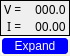
    <widget class="QWidget" name="layoutWidget_5">
     <property name="geometry">
      <rect>
       <x>1150</x>
       <y>360</y>
       <width>99</width>
       <height>85</height>
      </rect>
     </property>
     <layout class="QVBoxLayout" name="verticalLayout_16" stretch="0,0">
      <property name="spacing">
       <number>0</number>
      </property>
      <property name="sizeConstraint">
       <enum>QLayout::SetFixedSize</enum>
      </property>
      <property name="leftMargin">
       <number>0</number>
      </property>
      <property name="topMargin">
       <number>0</number>
      </property>
      <property name="rightMargin">
       <number>0</number>
      </property>
      <property name="bottomMargin">
       <number>0</number>
      </property>
      <item>
       <widget class="QFrame" name="frame_5">
        <property name="frameShape">
         <enum>QFrame::Panel</enum>
        </property>
        <layout class="QHBoxLayout" name="horizontalLayout_6">
         <property name="spacing">
          <number>0</number>
         </property>
         <property name="leftMargin">
          <number>0</number>
         </property>
         <property name="topMargin">
          <number>0</number>
         </property>
         <property name="rightMargin">
          <number>0</number>
         </property>
         <property name="bottomMargin">
          <number>0</number>
         </property>
         <item>
          <layout class="QVBoxLayout" name="verticalLayout_17">
           <item>
            <widget class="QLabel" name="label_33">
             <property name="font">
              <font>
               <family>Inter UI</family>
               <pointsize>9</pointsize>
              </font>
             </property>
             <property name="text">
              <string> V =</string>
             </property>
            </widget>
           </item>
           <item>
            <widget class="QLabel" name="label_34">
             <property name="font">
              <font>
               <family>Inter UI</family>
               <pointsize>9</pointsize>
              </font>
             </property>
             <property name="text">
              <string>  I =</string>
             </property>
            </widget>
           </item>
          </layout>
         </item>
         <item>
          <layout class="QVBoxLayout" name="verticalLayout_18">
           <item>
            <widget class="QLabel" name="label_35">
             <property name="font">
              <font>
               <family>Inter UI Medium</family>
               <pointsize>9</pointsize>
              </font>
             </property>
             <property name="text">
              <string> 000.0 </string>
             </property>
            </widget>
           </item>
           <item>
            <widget class="QLabel" name="label_36">
             <property name="font">
              <font>
               <family>Inter UI Medium</family>
               <pointsize>9</pointsize>
              </font>
             </property>
             <property name="text">
              <string> 00.00 </string>
             </property>
            </widget>
           </item>
          </layout>
         </item>
        </layout>
       </widget>
      </item>
      <item>
       <widget class="QPushButton" name="pushButton_141">
        <property name="minimumSize">
         <size>
          <width>70</width>
          <height>20</height>
         </size>
        </property>
        <property name="maximumSize">
         <size>
          <width>80</width>
          <height>20</height>
         </size>
        </property>
        <property name="sizeIncrement">
         <size>
          <width>1</width>
          <height>1</height>
         </size>
        </property>
        <property name="styleSheet">
         <string notr="true">#pushButton_141{
background-color: blue;
border-style: outset;
border-radius: 5px;
border-width:2px;
border-color:beige;
font-size:12px;
font-weight:100;
color: white;

padding:2px;

}
#pushButton_141:pressed{
	background-color: #ff8c00;
}</string>
        </property>
        <property name="text">
         <string>Expand</string>
        </property>
        <property name="checkable">
         <bool>true</bool>
        </property>
       </widget>
      </item>
     </layout>
    </widget>
